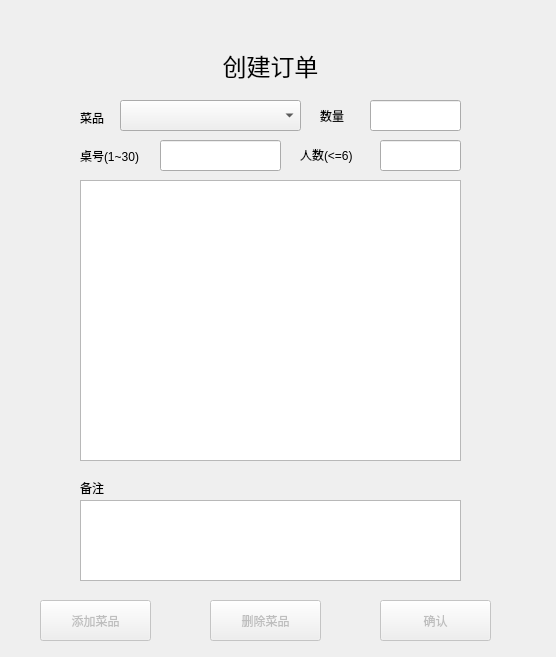
<?xml version="1.0" encoding="UTF-8"?>
<ui version="4.0">
 <class>create_order</class>
 <widget class="QWidget" name="create_order">
  <property name="geometry">
   <rect>
    <x>0</x>
    <y>0</y>
    <width>556</width>
    <height>657</height>
   </rect>
  </property>
  <property name="sizePolicy">
   <sizepolicy hsizetype="Fixed" vsizetype="Fixed">
    <horstretch>0</horstretch>
    <verstretch>0</verstretch>
   </sizepolicy>
  </property>
  <property name="minimumSize">
   <size>
    <width>556</width>
    <height>657</height>
   </size>
  </property>
  <property name="maximumSize">
   <size>
    <width>556</width>
    <height>657</height>
   </size>
  </property>
  <property name="windowTitle">
   <string>创建订单</string>
  </property>
  <widget class="QLabel" name="label">
   <property name="geometry">
    <rect>
     <x>200</x>
     <y>40</y>
     <width>141</width>
     <height>51</height>
    </rect>
   </property>
   <property name="font">
    <font>
     <family>微软雅黑</family>
     <pointsize>18</pointsize>
    </font>
   </property>
   <property name="text">
    <string>创建订单</string>
   </property>
   <property name="alignment">
    <set>Qt::AlignCenter</set>
   </property>
  </widget>
  <widget class="QComboBox" name="dish_select">
   <property name="geometry">
    <rect>
     <x>120</x>
     <y>100</y>
     <width>181</width>
     <height>31</height>
    </rect>
   </property>
  </widget>
  <widget class="QLineEdit" name="lineEdit">
   <property name="geometry">
    <rect>
     <x>370</x>
     <y>100</y>
     <width>91</width>
     <height>31</height>
    </rect>
   </property>
  </widget>
  <widget class="QLabel" name="label_2">
   <property name="geometry">
    <rect>
     <x>320</x>
     <y>105</y>
     <width>51</width>
     <height>21</height>
    </rect>
   </property>
   <property name="text">
    <string>数量</string>
   </property>
  </widget>
  <widget class="QLabel" name="label_3">
   <property name="geometry">
    <rect>
     <x>80</x>
     <y>110</y>
     <width>72</width>
     <height>15</height>
    </rect>
   </property>
   <property name="text">
    <string>菜品</string>
   </property>
  </widget>
  <widget class="QPushButton" name="add_to_order">
   <property name="enabled">
    <bool>false</bool>
   </property>
   <property name="geometry">
    <rect>
     <x>40</x>
     <y>600</y>
     <width>111</width>
     <height>41</height>
    </rect>
   </property>
   <property name="text">
    <string>添加菜品</string>
   </property>
  </widget>
  <widget class="QPushButton" name="remove_from_order">
   <property name="enabled">
    <bool>false</bool>
   </property>
   <property name="geometry">
    <rect>
     <x>210</x>
     <y>600</y>
     <width>111</width>
     <height>41</height>
    </rect>
   </property>
   <property name="text">
    <string>删除菜品</string>
   </property>
  </widget>
  <widget class="QPushButton" name="confirm">
   <property name="enabled">
    <bool>false</bool>
   </property>
   <property name="geometry">
    <rect>
     <x>380</x>
     <y>600</y>
     <width>111</width>
     <height>41</height>
    </rect>
   </property>
   <property name="text">
    <string>确认</string>
   </property>
  </widget>
  <widget class="QTableWidget" name="tableWidget">
   <property name="geometry">
    <rect>
     <x>80</x>
     <y>180</y>
     <width>381</width>
     <height>281</height>
    </rect>
   </property>
   <property name="verticalScrollBarPolicy">
    <enum>Qt::ScrollBarAsNeeded</enum>
   </property>
   <property name="horizontalScrollBarPolicy">
    <enum>Qt::ScrollBarAsNeeded</enum>
   </property>
   <property name="showGrid">
    <bool>false</bool>
   </property>
   <property name="columnCount">
    <number>2</number>
   </property>
   <attribute name="horizontalHeaderVisible">
    <bool>false</bool>
   </attribute>
   <attribute name="horizontalHeaderMinimumSectionSize">
    <number>100</number>
   </attribute>
   <attribute name="horizontalHeaderDefaultSectionSize">
    <number>185</number>
   </attribute>
   <attribute name="horizontalHeaderStretchLastSection">
    <bool>true</bool>
   </attribute>
   <attribute name="verticalHeaderVisible">
    <bool>false</bool>
   </attribute>
   <attribute name="verticalHeaderDefaultSectionSize">
    <number>37</number>
   </attribute>
   <column/>
   <column/>
  </widget>
  <widget class="QLabel" name="label_4">
   <property name="geometry">
    <rect>
     <x>80</x>
     <y>140</y>
     <width>81</width>
     <height>31</height>
    </rect>
   </property>
   <property name="text">
    <string>桌号(1~30)</string>
   </property>
  </widget>
  <widget class="QLabel" name="label_5">
   <property name="geometry">
    <rect>
     <x>300</x>
     <y>140</y>
     <width>72</width>
     <height>31</height>
    </rect>
   </property>
   <property name="text">
    <string>人数(&lt;=6)</string>
   </property>
  </widget>
  <widget class="QLineEdit" name="table_num">
   <property name="geometry">
    <rect>
     <x>160</x>
     <y>140</y>
     <width>121</width>
     <height>31</height>
    </rect>
   </property>
  </widget>
  <widget class="QLineEdit" name="people_num">
   <property name="geometry">
    <rect>
     <x>380</x>
     <y>140</y>
     <width>81</width>
     <height>31</height>
    </rect>
   </property>
  </widget>
  <widget class="QTextEdit" name="remark">
   <property name="geometry">
    <rect>
     <x>80</x>
     <y>500</y>
     <width>381</width>
     <height>81</height>
    </rect>
   </property>
   <property name="horizontalScrollBarPolicy">
    <enum>Qt::ScrollBarAsNeeded</enum>
   </property>
  </widget>
  <widget class="QLabel" name="label_6">
   <property name="geometry">
    <rect>
     <x>80</x>
     <y>480</y>
     <width>72</width>
     <height>15</height>
    </rect>
   </property>
   <property name="text">
    <string>备注</string>
   </property>
  </widget>
 </widget>
 <resources/>
 <connections/>
</ui>
